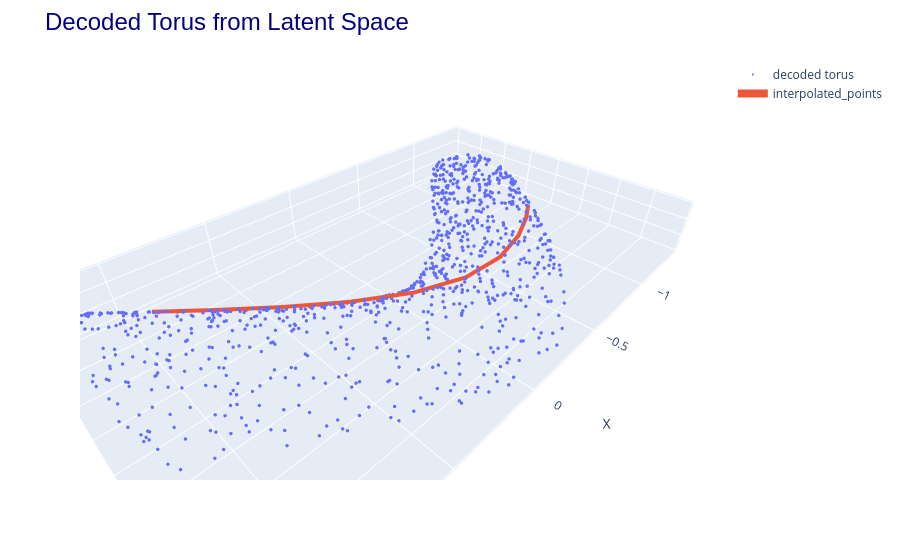

Notebook code cell kept with this figure:
### Code cell
z_sample = torch.rand(1000, ae.z_dim).to(device)
x_decoded = ae.decode(z_sample)
util.plot3d([(x_decoded.detach().cpu().numpy(), "decoded torus"), (decoded_points, "interpolated_points", "lines", 10)], title="Decoded Torus from Latent Space")

### Figure 1 — Plotly figure (JSON) as saved in the notebook; plotly's stock layout.template omitted (floating-point values rounded to 4 significant figures; data arrays with more than 128 entries replaced by an {"elided": "..."} marker saying what was removed)
{"data": [{"line": {"width": 8}, "marker": {"size": 2}, "mode": "markers", "name": "decoded torus", "type": "scatter3d", "x": {"elided": "1000 float values"}, "y": {"elided": "1000 float values"}, "z": {"elided": "1000 float values"}}, {"line": {"width": 8}, "marker": {"size": 2}, "mode": "lines", "name": "interpolated_points", "type": "scatter3d", "x": [-1.088, -0.8012, -0.5393, -0.2994, -0.07413, 0.1434, 0.3544, 0.5564, 0.7477, 0.9282], "y": [0.6355, 0.7948, 0.915, 0.9775, 0.9628, 0.8644, 0.7005, 0.4997, 0.2836, 0.06334], "z": [0.1247, 0.2182, 0.2719, 0.2908, 0.2861, 0.2693, 0.2467, 0.2199, 0.1896, 0.1562]}], "layout": {"margin": {"t": 60}, "scene": {"aspectmode": "data", "xaxis": {"title": {"text": "X"}}, "yaxis": {"title": {"text": "Y"}}, "zaxis": {"title": {"text": "Z"}}}, "title": {"font": {"color": "navy", "family": "Arial", "size": 24}, "text": "Decoded Torus from Latent Space"}}}
